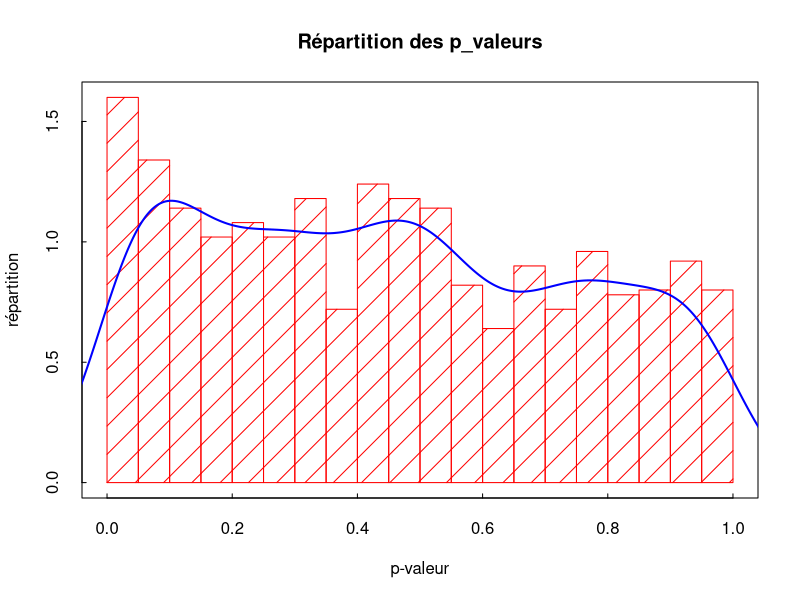
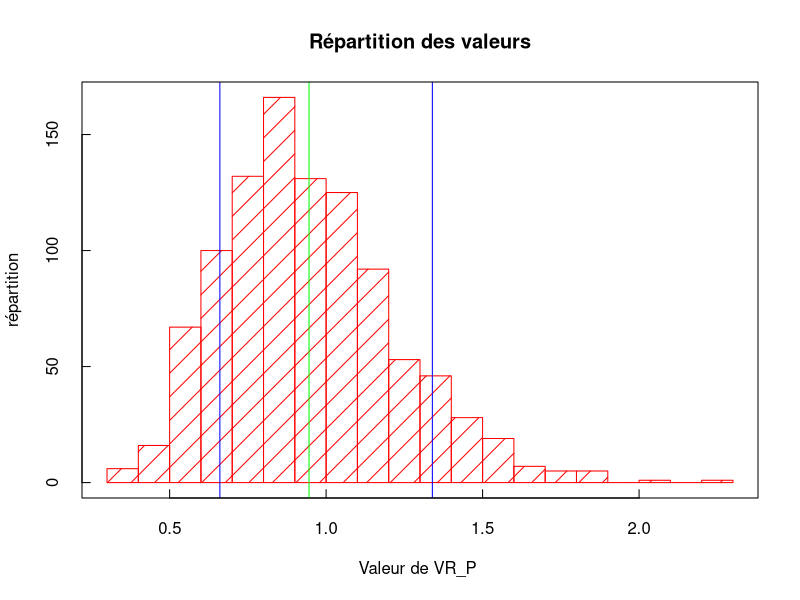
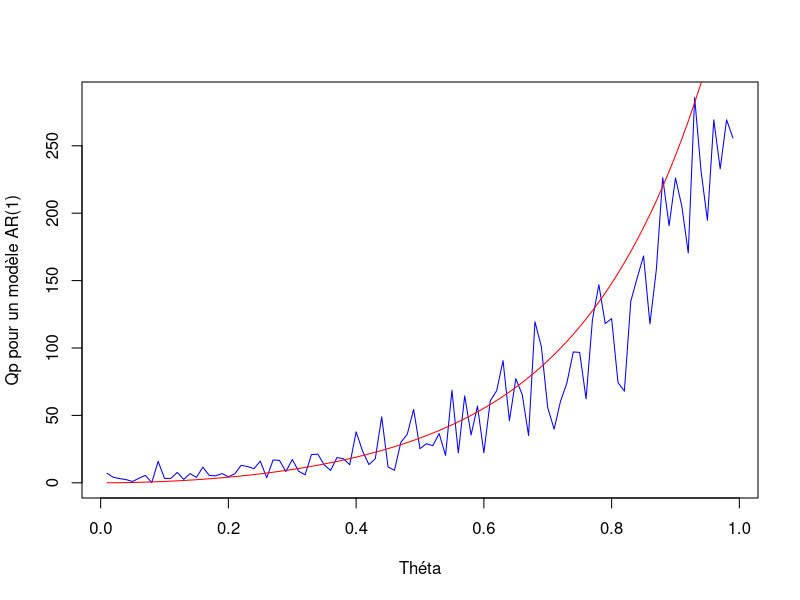
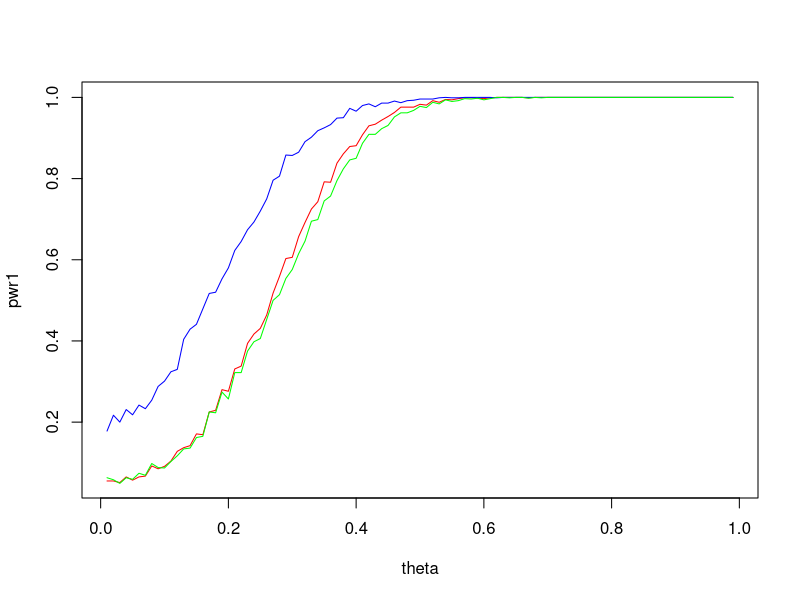

The R source for these figures, in order: (Note: this script raises an error after producing the figures.)
## ---- chunk 1
rm(list=ls()) # Removes all existing variables

## ---- chunk 2
Sample = read.table("Economic_Scenarios_1000_Simu.csv",sep=";",header=FALSE) # This command returns an object of the class data.frame
 # For our purpose it is better to convert it into a matrix
n1 = dim(Sample)[1] # Number of rows
p1 = dim(Sample)[2] # Number of columns

X1_char = Sample[3:n1,7:p1] 
tab_X_1 = as.matrix(X1_char)

#pour la premiere simulation 

L=c()
for (i in 1:(floor(n1/4))){
  L=append(L,4*i)
}

IMMO=tab_X_1[L,]
EQUITY= tab_X_1[(L-1),]
INFL=tab_X_1[L-2,]
VALN=tab_X_1[L-3,]

## ---- chunk 3
 #on actualise les données 

IMMO_act=IMMO*VALN
EQUITY_act = EQUITY*VALN 
INFL_act = INFL*VALN

DtSt_IMMO=IMMO*VALN #on actualise les données 
Dt_1St_1_IMMO=DtSt_IMMO[,1:(dim(DtSt_IMMO)[2]-1)]
Y_IMMO=DtSt_IMMO[,2:dim(DtSt_IMMO)[2]]-Dt_1St_1_IMMO

DtSt_EQUITY=EQUITY_act #on actualise les données 
Dt_1St_1_EQUITY=DtSt_EQUITY[,1:(dim(DtSt_EQUITY)[2]-1)]
Y_EQUITY=DtSt_EQUITY[,2:dim(DtSt_EQUITY)[2]]-Dt_1St_1_EQUITY


DtSt_INFL=INFL*VALN #on actualise les données 
Dt_1St_1_INFL=DtSt_INFL[,1:(dim(DtSt_INFL)[2]-1)]
Y_INFL=DtSt_INFL[,2:dim(DtSt_INFL)[2]]-Dt_1St_1_INFL


## ---- chunk 4

mean((IMMO_act[1,] - mean(IMMO_act[1,]))^2)

## ---- chunk 5


########################### Calcul de QP #########################

Qp= function(Sample, p) {
  n=dim(Sample)[1] #n =1000
  d=dim(Sample)[2] # d = 50

  Qp = c()
  
  for (i in 1:n) {
    
    Y_barre = mean(Sample[i,])
    #gamma_0 = mean((Sample[i,]-Y_barre)^2)
    gamma_0 = mean((Sample[i,]-Y_barre)^2)
    Qp_i = 0
    
    for (j in 1:p){
      #gamma_j = mean((Sample[i,(1+j):d]-Y_barre)*(Sample[i,1:(d-j)]-Y_barre))
      gamma_j = mean((Sample[i,(1+j):d]-Y_barre)*(Sample[i,1:(d-j)]-Y_barre))
      rho_j = gamma_j/gamma_0
      
      Qp_i = Qp_i + d*(rho_j^2)
    }
    Qp = append(Qp, Qp_i)
    
  }
  return(Qp)

}

#print(Qp(IMMO_act,3))


########################### Calcul de QP* #########################

Qpstar = function(Sample, p) {
  n=dim(Sample)[1] #n =1000
  d=dim(Sample)[2] # d = 50

  Qpstar = c()
  
  for (i in 1:n) {
    
    Y_barre = mean(Sample[i,])
    gamma_0 = mean((Sample[i,]-Y_barre)^2)
    Qpstar_i = 0
    
    for (j in 1:p){
      gamma_j = mean((Sample[i,(1+j):d]-Y_barre)*(Sample[i,1:(d-j)]-Y_barre))
      
      rho_j = gamma_j/gamma_0
      
      
      tau_j = mean((Sample[i,(1+j):d]-Y_barre)^2*(Sample[i,1:(d-j)]-Y_barre)^2)/(gamma_0^2) #je pense que l'article à oublié un facteur 1/(n-j) (si on enleve ce coefficient on obtient des valeurs absurdes)
      Qpstar_i = Qpstar_i + d*rho_j^2/tau_j
    }
    Qpstar = append(Qpstar, Qpstar_i)
  }
  return(Qpstar)

}

########################### Calcul de VRp #########################

VRP= function(Sample, p) {
  n=dim(Sample)[1] #n =1000
  d=dim(Sample)[2] # d = 50

  VRP = c()
  
  for (i in 1:n) {
    Y_barre = mean(Sample[i,])
    gamma_0 = mean((Sample[i,]-Y_barre)^2)
    
    VRP_i = 1
    for (j in 1:(p-1)){
      gamma_j = mean((Sample[i,(1+j):d]-Y_barre)*(Sample[i,1:(d-j)]-Y_barre))
      rho_j = gamma_j/gamma_0
      VRP_i = VRP_i +  2*(1-(j/p))*rho_j

      }
    VRP = append(VRP, VRP_i)
    
  }
  return(VRP)

}

################ Calcul Ljung and Box ####################

LB= function(Sample, p) {
  n=dim(Sample)[1] #n =1000
  d=dim(Sample)[2] # d = 50

  LB = c()
  
  for (i in 1:n) {
    
    Y_barre = mean(Sample[i,])
    #gamma_0 = mean((Sample[i,]-Y_barre)^2)
    gamma_0 = mean((Sample[i,])^2)
    LB_i = 0
    
    for (j in 1:p){
      #gamma_j = mean((Sample[i,(1+j):d]-Y_barre)*(Sample[i,1:(d-j)]-Y_barre))
      gamma_j = mean((Sample[i,(1+j):d])*(Sample[i,1:(d-j)]))
      rho_j = gamma_j/gamma_0
      LB_i = LB_i + (d+2)*(rho_j^2)*d/(d-j)
    }
    LB = append(LB, LB_i)
    
  }
  return(LB)

}




## ---- chunk 6

Graph = function(Sample,p){
  Qp = Qp(Sample,p)
  Y=c()
  for(t in 1:length(Qp)){
    p_value= 1-pchisq(Qp[t],df=p)
    Y=append(Y,p_value)
  }
  #X=c(1:length(Qp))
  
  #plot(X,Y)
  #abline(h=min(Y), col="blue")
  #abline(h=max(Y), col="blue")
  #abline(h=mean(Y), col="red")
  hist(Y,breaks=20,col="red",density=5,xlab="p-valeur",ylab="répartition",main=" Répartition des p_valeurs ",tck=0.01, freq = FALSE)
    # breaks : nombre de barres
    # density : barres vides (0) ou hachurées
    # tck = 0.01 : longueur des graduations
    # xlab & ylab : titre de l'axe des abscisses et ordonnées
    # main : titre de l'histogramme
    # col : couleur des barres - pour mettre d'autres couleurs
    # Le paramètre freq = FALSE ou freq = F permet d'afficher la fréquence que représente chaque catégorie.
  box() # encadre l'histogramme
  densite <- density(Y) # estimer la densité que représente ces différentes valeurs
  lines(densite, col = "blue",lwd=2) # Superposer une ligne de densité à l'histogramme
  
  print(paste0(" min(p_valeur)  = ", min(Y)))
  print(paste0(" max(p_valeur) = ",max(Y)))
  print(paste0(" mean(p_valeur) ",mean(Y)))
  print( "--------------")
  for(alpha in c(0.1,0.05,0.01)){
    
    print(paste0(" alpha = ",alpha))
    print(paste0(" On rejette l'hypothèse nulle ,",length(Y[Y<=alpha])))
    print( "--------------")   
  }
  
  
}
Graph(Y_IMMO,2)



## ---- chunk 7

p=4
VR_P=VRP(Y_IMMO,p)
X=c(1:length(VR_P))
print(paste0(" alpha = ",0.05))
a= 1-qnorm(0.975,mean=0,sd = 1)*sqrt(2*(p-1)/(p*dim(Y_IMMO)[2]))
b= 1+qnorm(0.975,mean=0,sd = 1)*sqrt(2*(p-1)/(p*dim(Y_IMMO)[2]))
#plot(X,VR_P)
print(length(VR_P))
hist(VR_P,breaks=20,col="red",density=6,xlab="Valeur de VR_P ",ylab="répartition",main=" Répartition des valeurs ",tck=0.02)
abline(v=a,col="blue")
abline(v=b,col="blue")
abline(v=mean(VR_P),col="green")
box()
mean(VR_P)

## ---- chunk 8
n=1000 #nombre de simulations
t_max=100
c=0
sigma = 5
p=4

simultheta = function(theta, t_max) {
  simul = c(rnorm(1,0, sigma^2/(1-theta^2)))
  bruit = rnorm(t_max-1, 0, sigma^2)
  
  for (i in (1:(t_max-1))) {
    
    X_i = theta*simul[i] + bruit[i]
    simul = append(simul, X_i)
  }
  return(t(matrix(simul)))
}

N_simul = function(theta, t_max, N){
  mat = matrix(0, ncol=t_max, nrow=N)
  for (i in 1:N){
    
    mat[i,] = simultheta(theta, t_max)
  }
  return(mat)
}



sums = function(Sample, theta, t_max){
  n = (dim(Sample))[1]
  for (i in 1:n){
   Sample[i,]= cumsum(Sample[i,])
  }
  sum = matrix(0, ncol=1, nrow = t_max)
  ak= c(0)
  bk= c(sigma**2)
  for (j in (1:t_max)){
    sum[j] = mean(Sample[,j])*sqrt(n/j)/sigma 
    
    
    
  }
  sum[1]=0
  return(sum)
}
theorie_vs_pratique = function(p){
  theta = seq(from = 0.01, to = 0.99, by = 0.01)
  n = length(theta)
  
  Qp_theo= c()
  Qps = c()
  for (thet in theta){
    simul = N_simul(thet, t_max, 1)
    
    Qp_theo_j=0
    Qps = c(Qps,Qp(simul, p))
    for(j in (1:p)){
      Qp_theo_j = Qp_theo_j + t_max*thet^(2*j)
    }
    Qp_theo=c(Qp_theo,Qp_theo_j)
    
  }
  
  plot(theta, Qps,col = "blue", type = "l", xlab = "Théta", ylab = "Qp pour un modèle AR(1)")
  lines(theta, Qp_theo, col="red")
  legend(0, 350, legend=c("Qp experimentale","Qp théorique "),
       col=c( "blue","red"),lty=1:1, cex=0.8)
}
theorie_vs_pratique(4)
## ---- chunk 9

## ---- chunk 10

graph_power = function(n){
  theta = seq(from = 0.01, to = 0.99, by = 0.01)
  pwr1 = c()
  pwr2 = c()
  pwr3 = c()
  pwr4 = c()
  for (thet in theta) {
    simul = N_simul(thet, t_max, n)
    
    Qps = Qp(simul, p)
    VRP_s = sqrt(p*t_max)*(VRP(simul, p)-1)/(sqrt(2*(p-1)))
    Qpstar= Qpstar(simul, p)
    #LB = LB(simul, p)
    
    #sum = abs(sums(simul, thet, t_max))
    #print(sum)
    occ1 = length(Qps[Qps>qchisq(0.95,p)])/n
    #occ2 = length(sum[sum>qnorm(0.975)])/n #comparaison avec le test utilisé par le milliman
    occ2 = length(VRP_s[abs(VRP_s)>qnorm(0.975)])/n # comparaison avec le test VRP 
    occ3 = length(Qpstar[Qpstar>qchisq(0.95,p)])/n 
   # occ4 = length(LB[LB>qchisq(0.95,p)])/n   
    
    pwr1 = append(pwr1, occ1)
    pwr2 = append(pwr2, occ2)
    pwr3 = append(pwr3, occ3)
   # pwr4 = append(pwr4, occ4)
    
    
  }
  plot(theta, pwr1, col="red", type = "l")
  lines(theta, pwr2, col="blue")
  lines(theta, pwr3, col="green") 
  #lines(theta, pwr4, col="orange")
  #abline(h=min(pwr), col="green")
  print(pwr1[1])
  print(pwr2[1])
  print(pwr3[1])
  #print(pwr4[1])
}

## ---- chunk 11
graph_power(1000)
## ---- chunk 12
simul = N_simul(0.5, t_max, 1)
VRP_s = sqrt(p*t_max/(2*(p-1)))*(VRP(simul, p)-1)
print(VRP_s)
## ---- chunk 13
list = matrix(c(0.5,0.5,0.5))
print(sum(list^2))
n=1000 #nombre de simulations
t_max=50
c=0
sigma = 1
p=4
k = length(list)
sigma^2/(1-sum(list^2))
simul = c(rnorm(k, mean = 0, sd = sigma^2/(1-sum(list^2))))
simul
bruit = rnorm(t_max, c, sigma^2)
list*simul[(1):(k)]

x_i = sum(list*simul[(1):(k)]) + bruit[k+1]
simul = append(simul, x_i)

length(simultheta2(list, 50))
print(IMMO[1])
## ---- chunk 14


n=1000 #nombre de simulations
t_max=50
c=0
sigma = 1
p=4
#k=4

simultheta2 = function(list , t_max) {
  k = dim(list)[1]
  simul = c(rnorm(k, mean = 0, sd = sqrt(sigma^2/(1-sum(list^2)))))
  bruit = rnorm(t_max, c, sigma^2)
  for (i in ((k+1):t_max)) {
    #print(k)
    X_i = sum(list*simul[(i-k):(i-1)]) + bruit[i]
    simul = append(simul, X_i)
  }
  return(t(matrix(simul)))
}
N_simul = function(list, t_max, N){
  mat = matrix(0, ncol=t_max, nrow=N)
  for (i in 1:N){
    mat[i,] = simultheta2(list, t_max)
  }
  return(mat)
}

## ---- chunk 15
graph_power2 = function(n){
  theta = seq(from = 0.01, to = 1, by = 0.01)
  pwr1 = c()
  pwr2 = c()
  for (thet in theta) {
    #list = matrix(theta, nrow=1, ncol = k)
    list = matrix(c(0,0,0,0,0,0,0,0,thet))
    simul = N_simul(list, t_max, n)
    Qps = Qp(simul, p)
    
    #list2 = matrix(c(thet, thet,thet,thet))
    #simul2 = N_simul(list2, t_max, n)
    #Qps2 = Qp(simul2, p)
    #sum = abs(sums(simul, thet, t_max))
    #print(theta)
    occ1 = length(Qps[Qps>qchisq(0.95,p)])/n
    #occ2 = length(Qps[Qps2>qchisq(0.95,p)])/n
    #occ2 = length(sum[sum>qnorm(0.975)])/n
    pwr1 = append(pwr1, occ1)
    #pwr2 = append(pwr2, occ2)
    
  }
  plot(theta, pwr1, col="red",type = "l")
  #lines(theta, pwr2, col="blue")
  #abline(h=min(pwr), col="green")
  #print(min(pwr))
}
## ---- chunk 16
graph_power2(1000)
## ---- chunk 17

########################### Calcul de QP sur les colonnes #########################

Qpcol= function(Sample, p) {
  n=dim(Sample)[1] #n =1000
  d=dim(Sample)[2] # d = 50

 #valeur de t
  Qp = c()
  
  
  for (t in (p+1):(d)){
    Qp_t = 0
    Y_barre_t = mean(Sample[,t])
    gamma_0 = mean((Sample[,t]-Y_barre_t)^2)
    for (j in 1:p) {
    
      Y_barre_tmoinsj = mean(Sample[,t-j])
      
      gamma_j = mean((Sample[,t]-Y_barre_t)*(Sample[,(t-j)]-Y_barre_tmoinsj))
      
      rho_j = gamma_j/gamma_0
      
      #print(rho_j^2)  
      Qp_t = Qp_t + n*(rho_j^2)
    }
    Qp = append(Qp, Qp_t)
  }
  return(Qp)

}
## ---- chunk 18

Graph = function(Sample,p){
  Qp = Qpcol(Sample,p)
  print(Qp)
  Y=c()
  for(t in 1:length(Qp)){
    p_value= 1-pchisq(Qp[t],df=p)
    Y=append(Y,p_value)
  }
  #X=c(1:length(Qp))
  
  #plot(X,Y)
  #abline(h=min(Y), col="blue")
  #abline(h=max(Y), col="blue")
  #abline(h=mean(Y), col="red")
  hist(Y,breaks=20,col="red",density=5,xlab="p-valeur",ylab="répartition",main=" Répartition des p_valeurs ",tck=0.01)
    # breaks : nombre de barres
    # density : barres vides (0) ou hachurées
    # tck = 0.01 : longueur des graduations
    # xlab & ylab : titre de l'axe des abscisses et ordonnées
    # main : titre de l'histogramme
    # col : couleur des barres - pour mettre d'autres couleurs
    # Le paramètre freq = FALSE ou freq = F permet d'afficher la fréquence que représente chaque catégorie.
  box() # encadre l'histogramme
  #densite <- density(Y) # estimer la densité que représente ces différentes valeurs
  #lines(densite, col = "blue",lwd=2) # Superposer une ligne de densité à l'histogramme
  
  print(paste0(" min(p_valeur)  = ", min(Y)))
  print(paste0(" max(p_valeur) = ",max(Y)))
  print(paste0(" mean(p_valeur) ",mean(Y)))
  print( "--------------")
  for(alpha in c(0.1,0.05,0.01)){
    
    print(paste0(" alpha = ",alpha))
    print(paste0(" On rejette l'hypothèse nulle ,",length(Y[Y<=alpha])))
    print( "--------------")   
  }
  
  
}
Graph(Y_IMMO,4)

## ---- chunk 19
2**2
